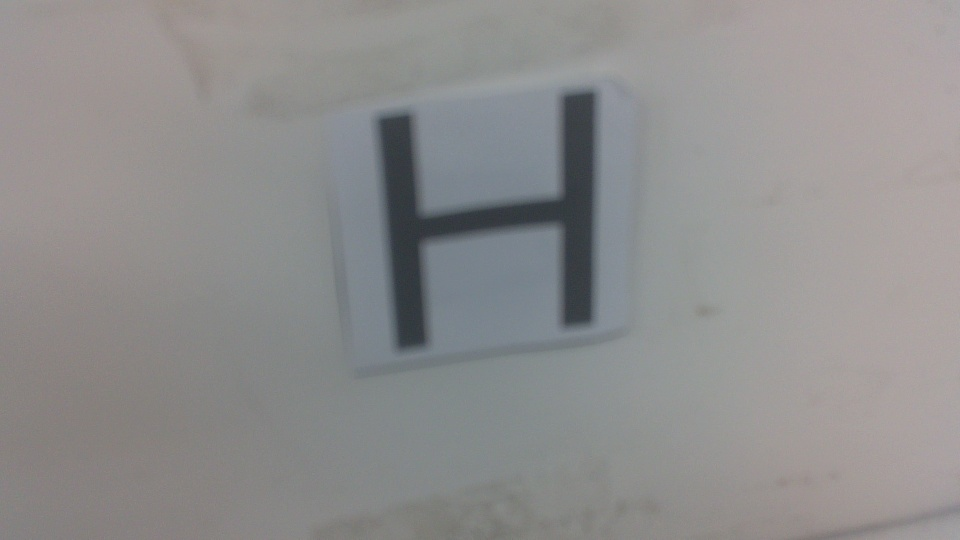
#> input picture jetson_vision/dataset/h/1.jpg, 960 x 540 px, given in place of x-raw, format=(string)BGR ! appsink, which was not available
$ python color_count.py
#> lines starting #> are read from the running program, lines starting #| are printed output that depends on the picture; after the words box and inside, x2 and y2 are one past the last pixel; in counts of white or black regions, pixels touching at a corner belong together; pictures that were not available may be replaced by others from this repository, and a replacement may not be noted
### color_calibrate/camera_activate.py
def gstreamer_pipeline(
    sensor_id=1,
    capture_width=640,
    capture_height=480,
    display_width=640,
    display_height=480,
    framerate=90,
    flip_method=0,
):
    return (
        "nvarguscamerasrc sensor-id=%d ! "
        "video/x-raw(memory:NVMM), width=(int)%d, height=(int)%d, framerate=(fraction)%d/1 ! "
        "nvvidconv flip-method=%d ! "
        "video/x-raw, width=(int)%d, height=(int)%d, format=(string)BGRx ! "
        "videoconvert ! "
        "video/x-raw, format=(string)BGR ! appsink"
        % (
            sensor_id,
            capture_width,
            capture_height,
            framerate,
            flip_method,
            display_width,
            display_height,
        )
    )

### color_calibrate/color_count.py
import cv2
import numpy as np
import camera_activate
from PIL import Image


camera_source = camera_activate.gstreamer_pipeline(flip_method=0)

def get_color(img,hmin,hmax,smin,smax,vmin,vmax,hue,sat,val,alpha,beta,erode = 0,dilate=0):
    img = cv2.convertScaleAbs(img, alpha=alpha, beta=beta)
    imgHSV = cv2.cvtColor(img,cv2.COLOR_BGR2HSV)
    imgHSV[:,:,0] = imgHSV[:,:,0] * hue
    imgHSV[:,:,1] = imgHSV[:,:,1] * sat
    imgHSV[:,:,2] = imgHSV[:,:,2] * val
    lower = np.array([hmin,smin,vmin])
    upper = np.array([hmax,smax,vmax])
    imgResult = cv2.inRange(imgHSV,lower,upper)
    #imgResult = cv2.bitwise_and(img,img,mask=mask)
    #testing filtering noise
    imgResult = cv2.erode(imgResult, None, iterations=erode)
    imgResult = cv2.dilate(imgResult, None, iterations=dilate)

    return imgResult

def generate_bbox(img,frame,text="",showbbox=False):
    mask_ = Image.fromarray(img)
    bbox = mask_.getbbox()
    if bbox is not None and showbbox:
        x1,y1,x2,y2 = bbox
        frame = cv2.rectangle(frame, (x1,y1), (x2,y2), (0,255,0), 5)
        if text:
            font = cv2.FONT_HERSHEY_SIMPLEX
            cv2.putText(frame, text, (x1, y1-5), font, 1, (0, 255, 0), 2, cv2.LINE_AA)
        return True
    elif bbox is not None:
        return True
    else:
        frame = frame
        return False


video_capture = cv2.VideoCapture(camera_source, cv2.CAP_GSTREAMER)
#video_capture = cv2.VideoCapture(camera_source)

if video_capture.isOpened():
    try:
        while True:
            ret_val, img = video_capture.read()
#> img is the input picture: shape (540, 960, 3); mean B, G, R 141.5, 141.7, 142.7

            #PROCESS IMG FOR COLOR SEGMENTATION
            img_red = get_color(img,50,66,139,255,0,255,0.31,2.14,1.29,2.18,1.72,2,10)
#> in get_color, `img = cv2.convertScaleAbs(img, alpha=alpha, beta=beta)`:
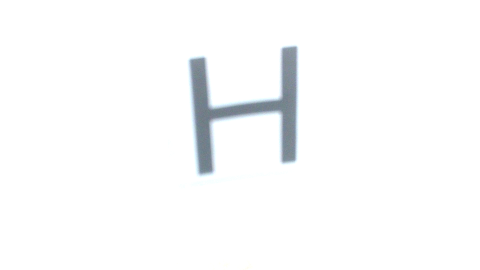
#> img: shape (540, 960, 3) (shown at 1/2 size); mean of channels 0, 1, 2 251.5, 250.9, 250.3; drawn as B, G, R
            img_yellow = get_color(img,6,39,0,255,0,255,0.58,1.7,1.03,2.04,2,5,5)
#> call 2 of get_color, with hmin = 6, hmax = 39, smin = 0, smax = 255, vmin = 0, vmax = 255, hue = 0.58, sat = 1.7
#> in get_color (call 2), `imgResult = cv2.inRange(imgHSV,lower,upper)`:
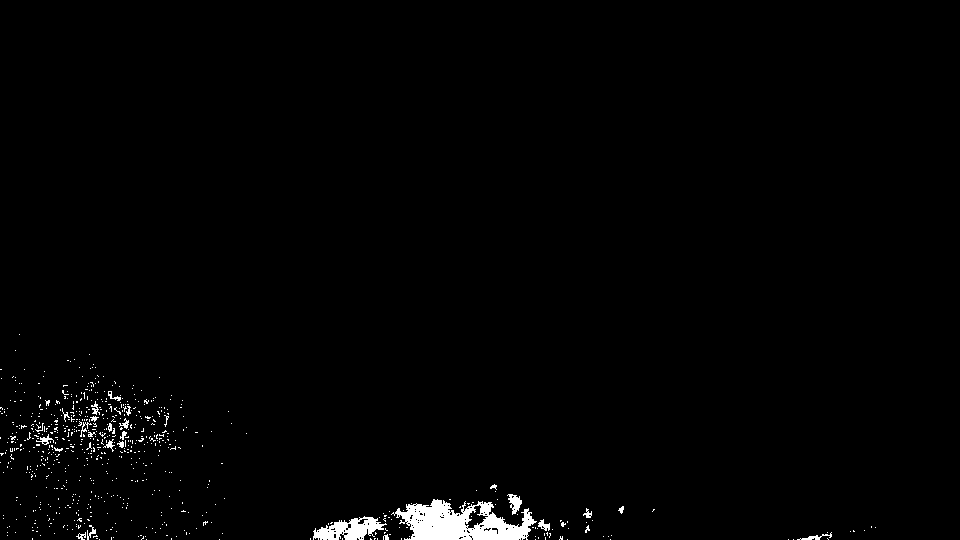
#> imgResult: shape (540, 960); 1.4% white; 698 white regions (671 under 20 px), largest, box (x1, y1, x2, y2) and area: (391, 499, 537, 540) 3473, (313, 516, 387, 540) 983, (507, 494, 522, 515) 165
#> in get_color (call 2), `imgResult = cv2.erode(imgResult, None, iterations=erode)`:
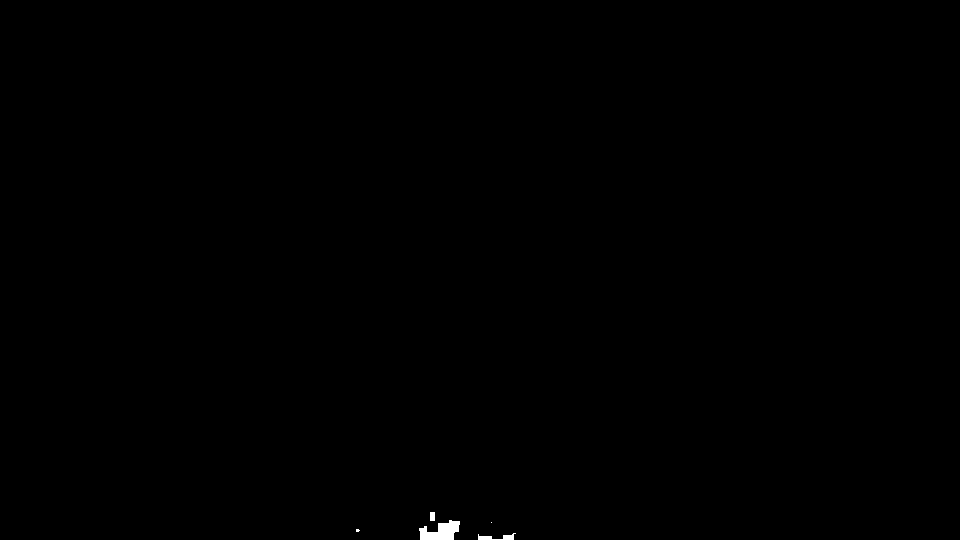
#> imgResult: shape (540, 960); 0.14% white; 5 white regions (2 under 20 px), largest, box (x1, y1, x2, y2) and area: (419, 520, 460, 540) 526, (478, 533, 516, 540) 129, (430, 512, 435, 521) 45
#> in get_color (call 2), `imgResult = cv2.dilate(imgResult, None, iterations=dilate)`:
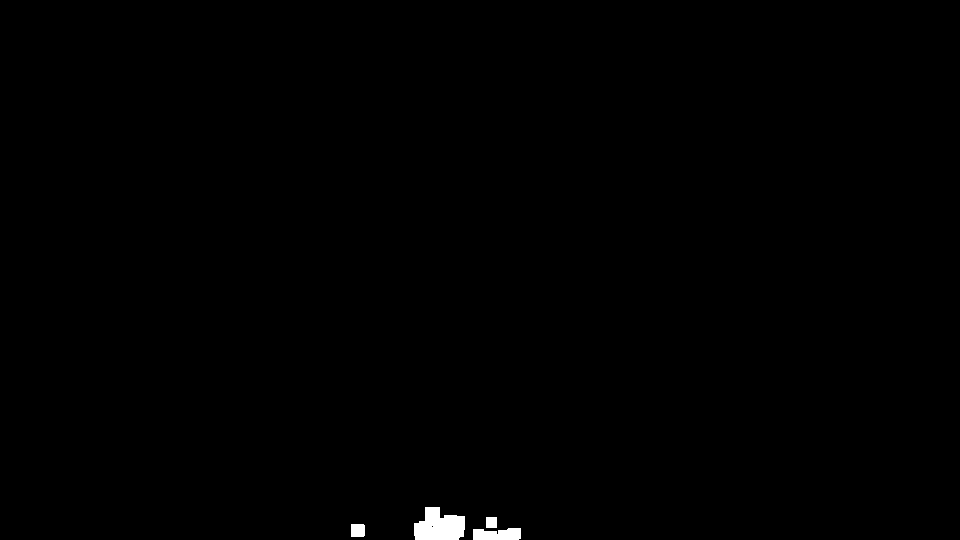
#> imgResult: shape (540, 960); 0.4% white; 4 white regions, box (x1, y1, x2, y2) and area: (414, 507, 465, 540) 1270, (473, 528, 521, 540) 499, (351, 524, 365, 537) 180, (486, 517, 497, 528) 121
            img_blue = get_color(img,47,68,46,150,140,255,0.5,0.91,1.03,1.78,2,3,3)
#> call 3 of get_color, with hmin = 47, hmax = 68, smin = 46, smax = 150, vmin = 140, vmax = 255, hue = 0.5, sat = 0.91
#> in get_color (call 3), `img = cv2.convertScaleAbs(img, alpha=alpha, beta=beta)`:
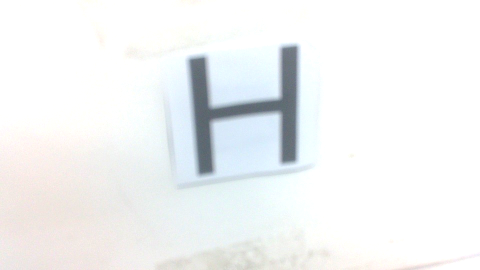
#> img: shape (540, 960, 3) (shown at 1/2 size); mean of channels 0, 1, 2 243.9, 243.4, 241.4; drawn as B, G, R
#> in get_color (call 3), `imgResult = cv2.inRange(imgHSV,lower,upper)`:
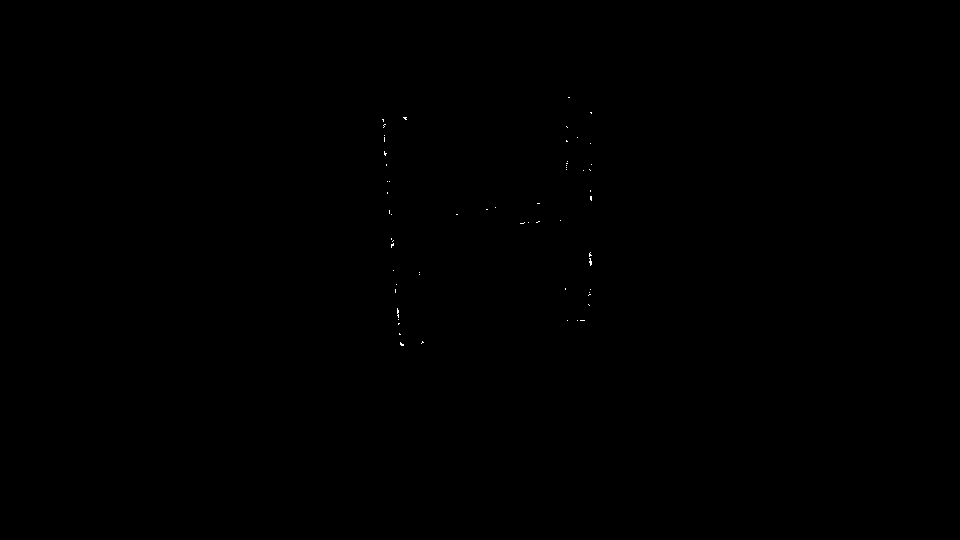
#> imgResult: shape (540, 960); 0.04% white in thin lines or dots, all inside (x1, y1, x2, y2) = (382, 97, 592, 346)

            #BOUNDING BOX GENERATION
            colors = []
            frame = img.copy()
            colors.append("red") if generate_bbox(img_red,frame,"Red",True) else None
#> in generate_bbox, `bbox = mask_.getbbox()`: bbox = None
            colors.append("Yellow") if generate_bbox(img_yellow,frame,"Yellow",True) else None
#> call 2 of generate_bbox, with text = 'Yellow', showbbox = True
#> in generate_bbox (call 2), `bbox = mask_.getbbox()`: bbox = (351, 507, 521, 540)
#> in generate_bbox (call 2), `x1,y1,x2,y2 = bbox`: x1 = 351; y1 = 507; x2 = 521; y2 = 540
#> in generate_bbox (call 2), `cv2.putText(frame, text, (x1, y1-5), font, 1, (0, 255, 0), 2, cv2.LINE..`:
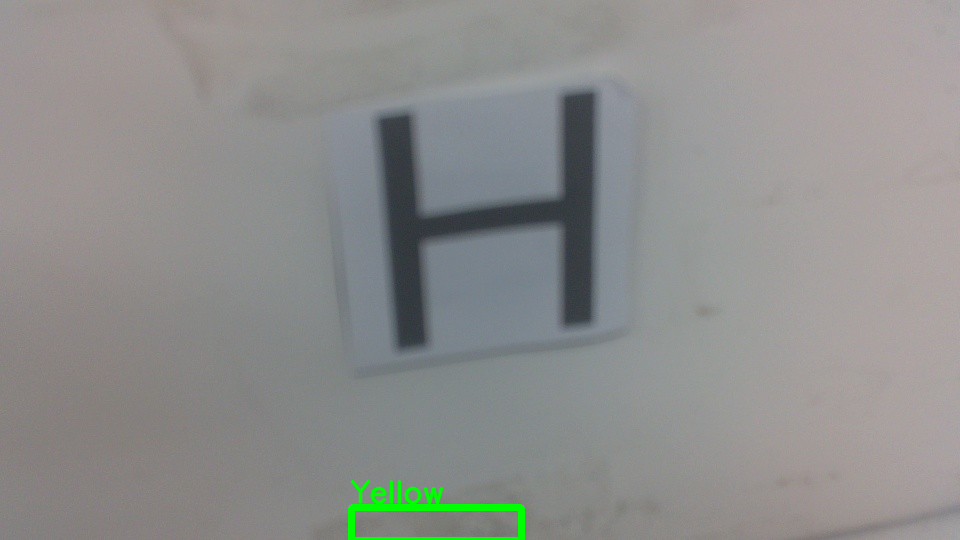
#> frame: shape (540, 960, 3); mean B, G, R 140.8, 142.4, 142
            colors.append("Blue") if generate_bbox(img_blue,frame,"Blue",True) else None

            print(colors)
#| ['Yellow']
            #DISPLAY
            cv2.imshow("bounding",frame)
            # [6 lines of commented-out code are left out]
            if cv2.waitKey(1) & 0xFF == ord('q'):
#> (key q is pressed here)
                break
    finally:
            video_capture.release()
            cv2.destroyAllWindows()
else:
    print("Error: Unable to open camera")


# [46 lines of commented-out code are left out]

$ run again, on jetson_vision/dataset/h/2.jpg
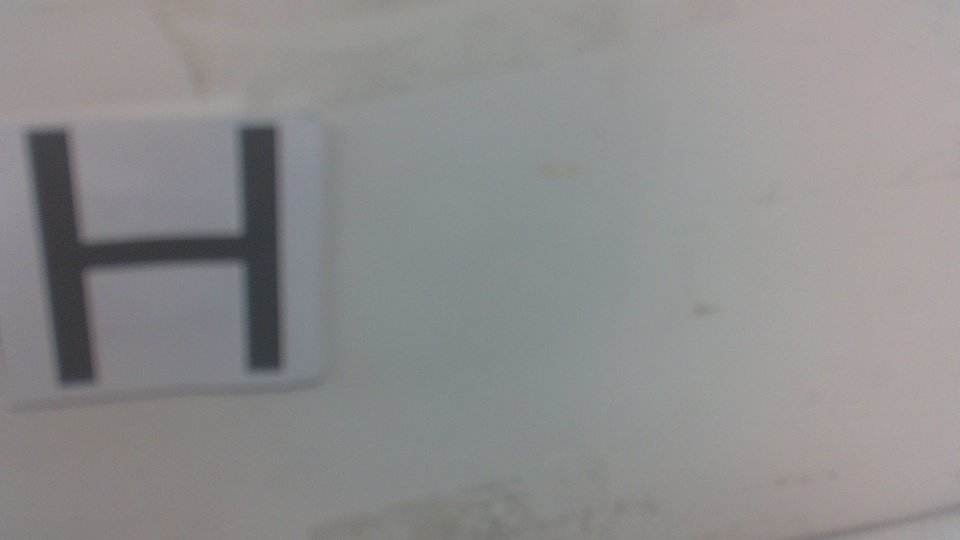
#> input picture jetson_vision/dataset/h/2.jpg, 960 x 540 px, given in place of x-raw, format=(string)BGR ! appsink, which was not available
#> img is the input picture: shape (540, 960, 3); mean B, G, R 141.5, 141.4, 142.1
#> in get_color (call 2), `imgResult = cv2.inRange(imgHSV,lower,upper)`:
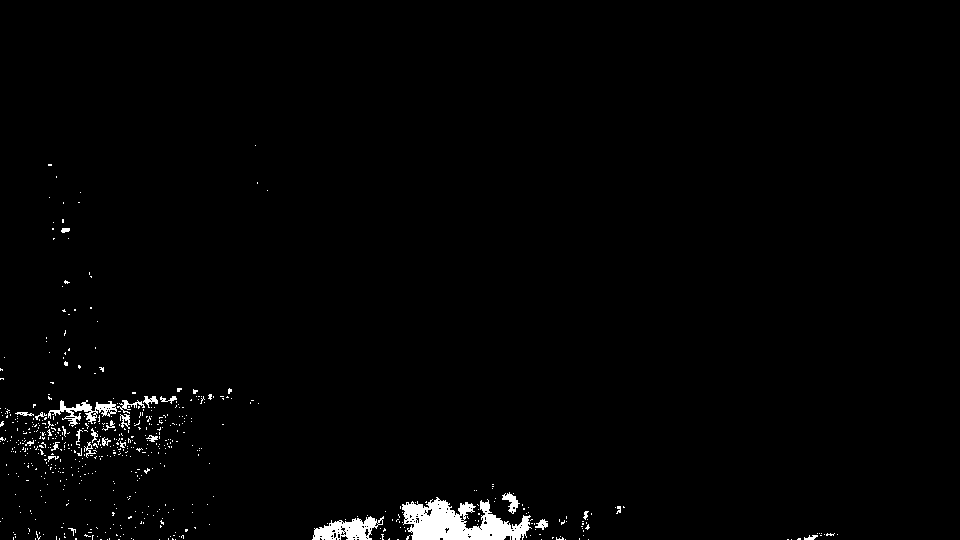
#> imgResult: shape (540, 960); 1.5% white; 591 white regions (564 under 20 px), largest, box (x1, y1, x2, y2) and area: (402, 497, 532, 540) 3274, (312, 516, 384, 540) 974, (48, 400, 117, 427) 624
#> bbox = None
#> bbox = (350, 509, 511, 540)
#> x1 = 350; y1 = 509; x2 = 511; y2 = 540
#> in generate_bbox (call 2), `cv2.putText(frame, text, (x1, y1-5), font, 1, (0, 255, 0), 2, cv2.LINE..`:
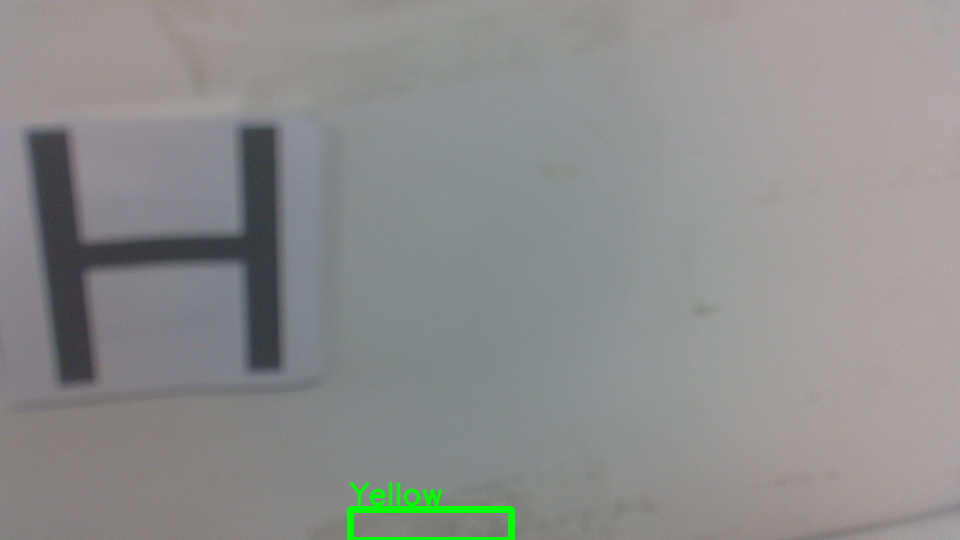
#> frame: shape (540, 960, 3); mean B, G, R 140.8, 142.1, 141.4
#| ['Yellow']

$ run again, on jetson_vision/dataset/h/3.jpg
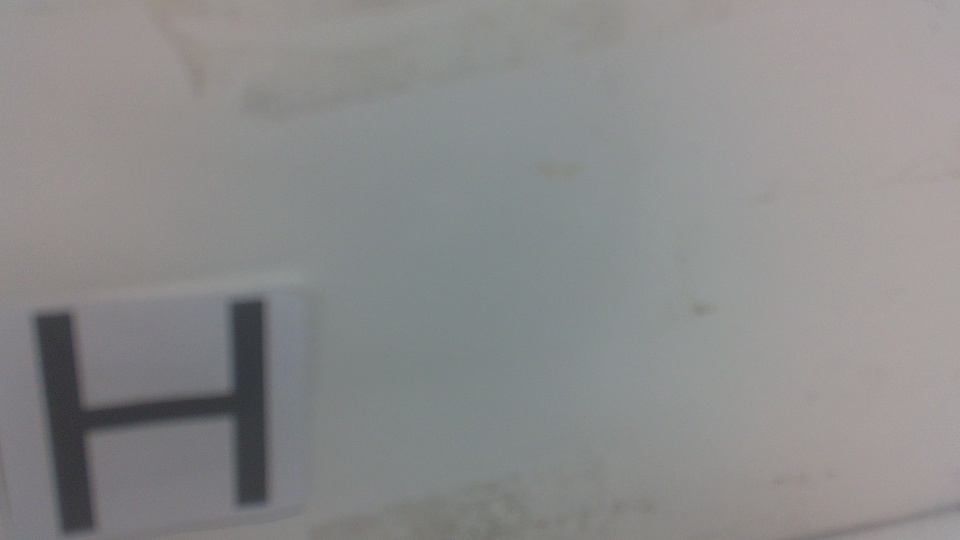
#> input picture jetson_vision/dataset/h/3.jpg, 960 x 540 px, given in place of x-raw, format=(string)BGR ! appsink, which was not available
#> img is the input picture: shape (540, 960, 3); mean B, G, R 139.4, 139.3, 139.8
#> in get_color (call 2), `imgResult = cv2.inRange(imgHSV,lower,upper)`:
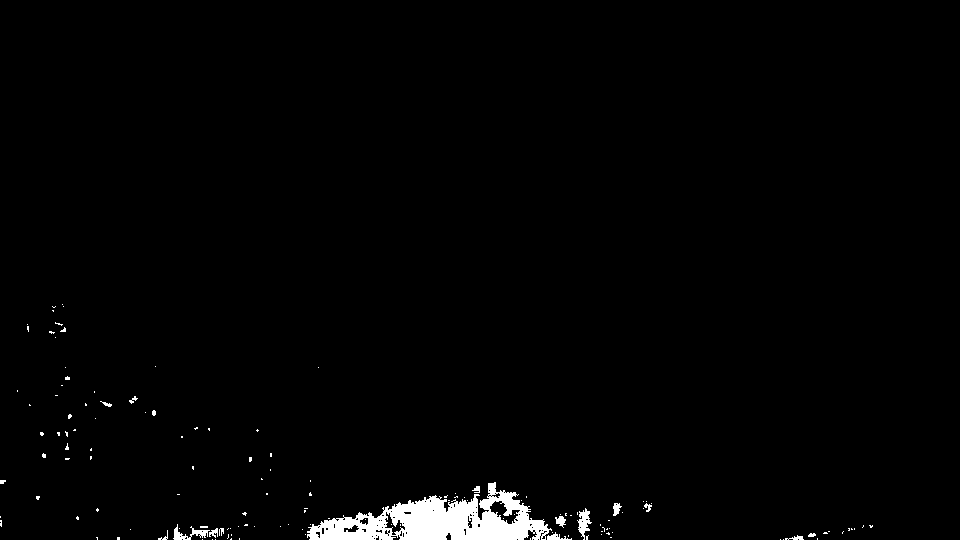
#> imgResult: shape (540, 960); 1.6% white; 140 white regions (123 under 20 px), largest, box (x1, y1, x2, y2) and area: (307, 482, 552, 540) 6899, (577, 508, 592, 540) 226, (173, 524, 210, 540) 216
#> bbox = None
#> bbox = (320, 502, 529, 540)
#> x1 = 320; y1 = 502; x2 = 529; y2 = 540
#> in generate_bbox (call 2), `cv2.putText(frame, text, (x1, y1-5), font, 1, (0, 255, 0), 2, cv2.LINE..`:
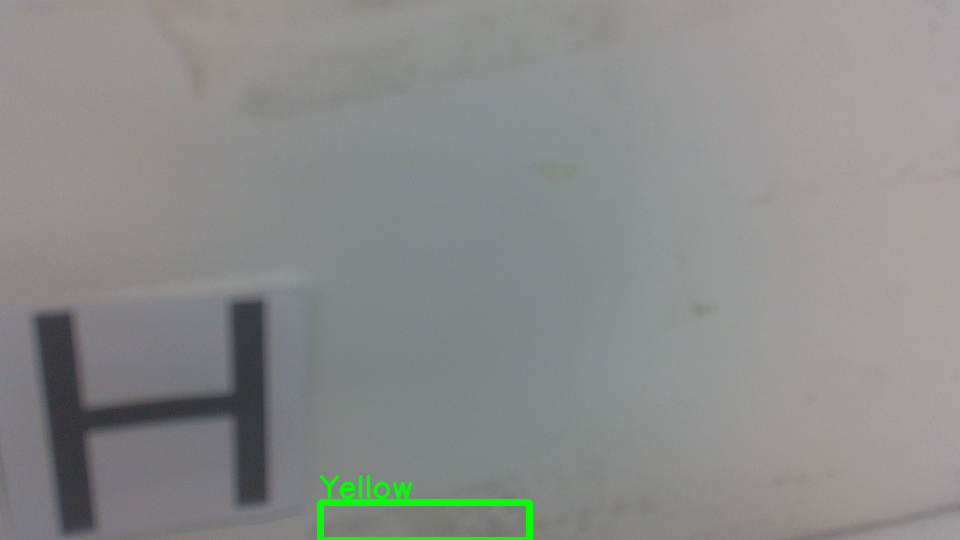
#> frame: shape (540, 960, 3); mean B, G, R 138.6, 140.2, 139
#| ['Yellow']
